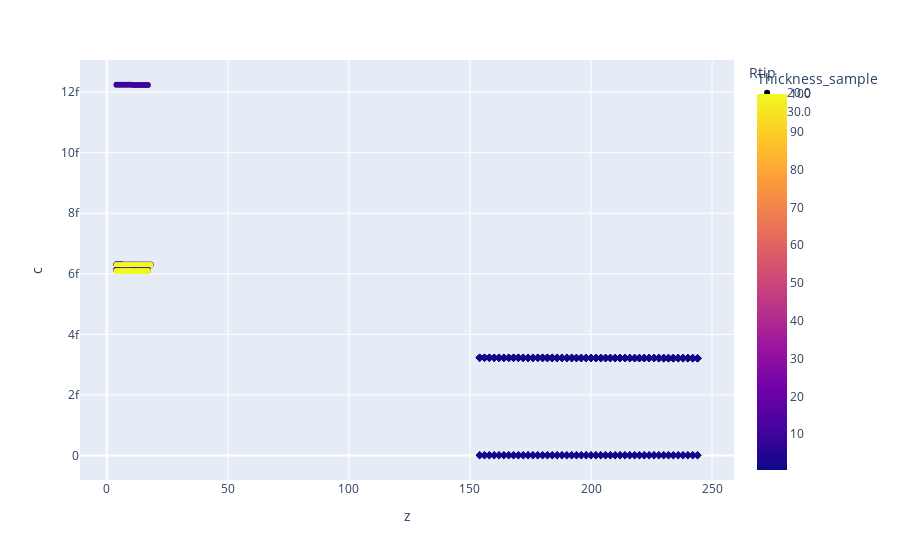

Notebook code for this chart:
### Code cell
px.scatter(df, x='z', y='c', color='Thickness_sample', symbol='Rtip')

### Figure 1 — Plotly figure (JSON) as saved in the notebook; plotly's stock layout.template omitted (floating-point values rounded to 4 significant figures; data arrays with more than 128 entries replaced by an {"elided": "..."} marker saying what was removed)
{"data": [{"hovertemplate": "Rtip=20.0<br>z=%{x}<br>c=%{y}<br>Thickness_sample=%{marker.color}<extra></extra>", "legendgroup": "20.0", "marker": {"color": {"elided": "172 float values"}, "coloraxis": "coloraxis", "symbol": "circle"}, "mode": "markers", "name": "20.0", "orientation": "v", "showlegend": true, "type": "scatter", "x": {"elided": "172 int values"}, "xaxis": "x", "y": {"elided": "172 float values"}, "yaxis": "y"}, {"hovertemplate": "Rtip=30.0<br>z=%{x}<br>c=%{y}<br>Thickness_sample=%{marker.color}<extra></extra>", "legendgroup": "30.0", "marker": {"color": {"elided": "552 int values"}, "coloraxis": "coloraxis", "symbol": "diamond"}, "mode": "markers", "name": "30.0", "orientation": "v", "showlegend": true, "type": "scatter", "x": {"elided": "552 int values"}, "xaxis": "x", "y": {"elided": "552 float values"}, "yaxis": "y"}], "layout": {"coloraxis": {"colorbar": {"title": {"text": "Thickness_sample"}}, "colorscale": [[0, "#0d0887"], [0.1111, "#46039f"], [0.2222, "#7201a8"], [0.3333, "#9c179e"], [0.4444, "#bd3786"], [0.5556, "#d8576b"], [0.6667, "#ed7953"], [0.7778, "#fb9f3a"], [0.8889, "#fdca26"], [1, "#f0f921"]]}, "legend": {"title": {"text": "Rtip"}, "tracegroupgap": 0}, "margin": {"t": 60}, "xaxis": {"anchor": "y", "domain": [0, 1], "title": {"text": "z"}}, "yaxis": {"anchor": "x", "domain": [0, 1], "title": {"text": "c"}}}}
